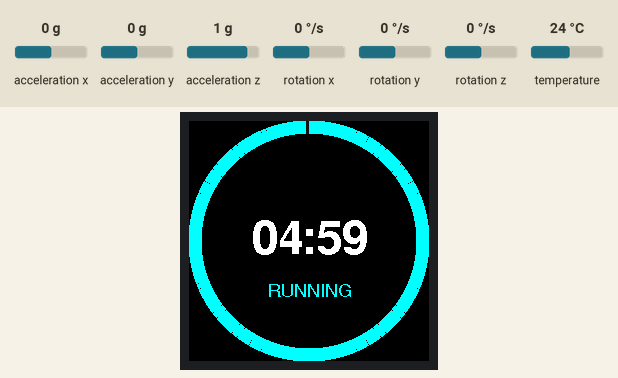
Recording of a sketch running on a simulated ESP32-S3. Parts: 240×240 colour display. Inputs (shaded band) come from the test bench; at power-on: acceleration x 0 g, acceleration y 0 g, acceleration z 1 g, rotation x 0 °/s, rotation y 0 °/s, rotation z 0 °/s, temperature 24 °C.

Above: at 1.7 s.
1.8 s: acceleration x set to -1.4 g
At 2.4 s:
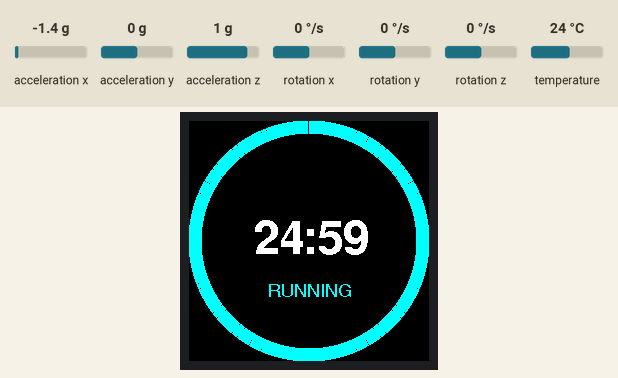
4.6 s: acceleration x set to 0.8 g
At 5.0 s:
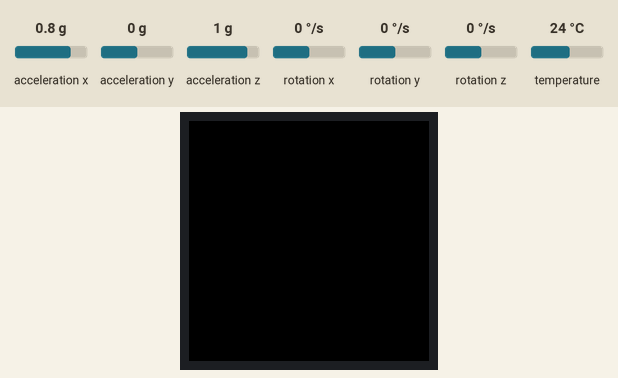
Timing chart, 0 to 7.6 s (numbered marks = the images above; inputs shaded):
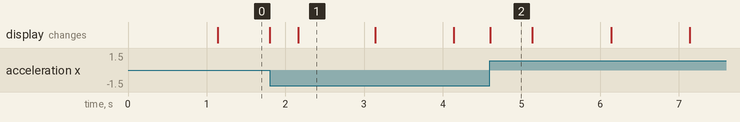

Measured:
- after the input at 1.8 s, the display: first changes at once (image 1 shows a later state)
- after the input at 4.6 s, the display: changes at once (image 2)
- what the display in image 1 shows lasts 0.9 s, from 2.2 s to 3.1 s
- what the display in image 2 shows lasts 0.5 s, from 4.6 s to 5.1 s

The sketch:

PomodoroV10.ino
```cpp
#include <Adafruit_GFX.h>
#include <Adafruit_GC9A01A.h>

#include <Adafruit_MPU6050.h>
#include <Adafruit_Sensor.h>
#include <Wire.h>
#include <SPI.h>

// Smooth Fonts
#include <Fonts/FreeSansBold24pt7b.h>
#include <Fonts/FreeSansBold18pt7b.h>
#include <Fonts/FreeSans9pt7b.h>

#define TFT_DC  0
#define TFT_RST 1
#define TFT_SCL 4
#define TFT_SDA 6
#define TFT_CS  7
#define I2C_SDA 8
#define I2C_SCL 9
#define BUZZER_PIN 10

Adafruit_GC9A01A tft = Adafruit_GC9A01A(TFT_CS, TFT_DC, TFT_RST);
Adafruit_MPU6050 mpu;

long remainingTime = 5 * 60;
long totalStartTime = 5 * 60;
unsigned long lastTick = 0;
int lastRotation = -1;

// Alarm Control
bool alarmActive = false;
int beepCount = 0;
unsigned long lastBeepTime = 0;

void setup() {
  pinMode(BUZZER_PIN, OUTPUT);
  Wire.begin(I2C_SDA, I2C_SCL);
  mpu.begin();
  SPI.begin(TFT_SCL, -1, TFT_SDA, TFT_CS);
  tft.begin();

  // Set initial rotation to 3 (270 degrees)
  tft.setRotation(3);
  tft.fillScreen(GC9A01A_BLACK);
}

void loop() {
  sensors_event_t a, g, temp;
  mpu.getEvent(&a, &g, &temp);

  int currentRotation = lastRotation;

  /*
     Rotation Logic shifted by 270 degrees:
     Original Y+ is now X-
     Original Y- is now X+
     Original X+ is now Y-
     Original X- is now Y+
  */
  if (a.acceleration.x < -7.0)       currentRotation = 0;
  else if (a.acceleration.x > 7.0)  currentRotation = 2;
  else if (a.acceleration.y < -7.0)  currentRotation = 1;
  else if (a.acceleration.y > 7.0)   currentRotation = 3;

  if (currentRotation != lastRotation && currentRotation != -1) {

    lastRotation = currentRotation;
    tft.setRotation(lastRotation);

    // Timer values mapped to the new orientations
    if (lastRotation == 0)      totalStartTime = 25 * 60;
    else if (lastRotation == 2) totalStartTime = 5 * 60;
    else if (lastRotation == 1) totalStartTime = 50 * 60;
    else if (lastRotation == 3) totalStartTime = 15 * 60;

    remainingTime = totalStartTime;
    alarmActive = false;
    beepCount = 0;
    noTone(BUZZER_PIN);
    tft.fillScreen(GC9A01A_BLACK);
  }

  unsigned long currentMillis = millis();

  if (remainingTime > 0) {
    if (currentMillis - lastTick >= 1000) {
      lastTick = currentMillis;
      remainingTime--;
      drawTimer();
    }
  } else {
    triggerAlarm(currentMillis);
  }
}

void drawPerimeterBar() {
  int centerX = 120, centerY = 120;
  int outerRadius = 120, innerRadius = 108;

  float progress = (float)remainingTime / (float)totalStartTime;
  float endAngle = progress * 360.0;

  for (float i = 0; i < 360; i += 0.1) {
    float rad = (i - 90) * 0.0174533;
    float cosRad = cos(rad);
    float sinRad = sin(rad);
    int xStart = centerX + (cosRad * innerRadius);
    int yStart = centerY + (sinRad * innerRadius);
    int xEnd = centerX + (cosRad * outerRadius);
    int yEnd = centerY + (sinRad * outerRadius);

    uint16_t color = (i <= endAngle) ? GC9A01A_CYAN : 0x10A2;
    tft.drawLine(xStart, yStart, xEnd, yEnd, color);
  }
}

void drawTimer() {
  drawPerimeterBar();

  char buf[10];
  sprintf(buf, "%02d:%02d", (int)(remainingTime / 60), (int)(remainingTime % 60));

  int16_t x1, y1;
  uint16_t w, h;

  tft.setFont(&FreeSansBold24pt7b);
  tft.getTextBounds(buf, 0, 0, &x1, &y1, &w, &h);

  tft.fillRect(120 - (w/2) - 8, 120 - (h/2) - 8, w + 16, h + 16, GC9A01A_BLACK);

  tft.setCursor(120 - (w / 2), 120 + (h / 2) - 5);
  tft.setTextColor(GC9A01A_WHITE);
  tft.print(buf);

  tft.setFont(&FreeSans9pt7b);
  tft.getTextBounds("RUNNING", 0, 0, &x1, &y1, &w, &h);
  tft.fillRect(120 - (w/2) - 5, 160, w + 10, h + 10, GC9A01A_BLACK);
  tft.setCursor(120 - (w / 2), 175);
  tft.setTextColor(GC9A01A_CYAN);
  tft.print("RUNNING");
}

void triggerAlarm(unsigned long now) {
  if (!alarmActive) {
    tft.fillScreen(GC9A01A_RED);
    const char* msg = "TIME UP!";

    int16_t x1, y1;
    uint16_t w, h;
    tft.setFont(&FreeSansBold18pt7b);
    tft.getTextBounds(msg, 0, 0, &x1, &y1, &w, &h);

    tft.setCursor(120 - (w / 2), 120 + (h / 2));
    tft.setTextColor(GC9A01A_WHITE);
    tft.print(msg);

    alarmActive = true;
    lastBeepTime = now;
  }

  if (beepCount < 10) {
    if (now - lastBeepTime >= 1000) {
      lastBeepTime = now;
      tone(BUZZER_PIN, 2000, 500);
      beepCount++;
    }
  } else {
    noTone(BUZZER_PIN);
  }
}
```
